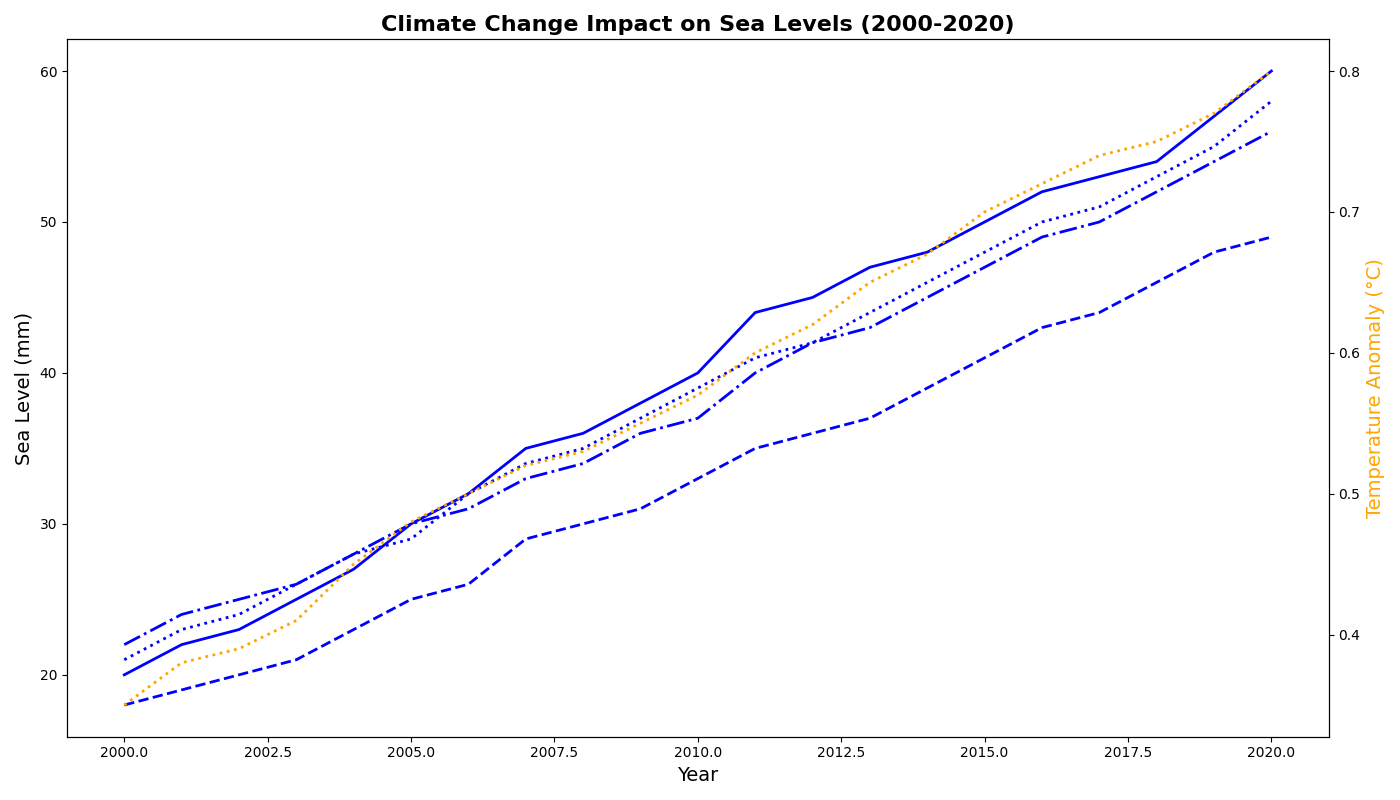

Write Python code to recreate this figure.
import numpy as np
import matplotlib.pyplot as plt

years = np.arange(2000, 2021)

sea_levels_global = np.array([20, 22, 23, 25, 27, 30, 32, 35, 36, 38, 40, 44, 45, 47, 48, 50, 52, 53, 54, 57, 60])
sea_levels_pacific = np.array([18, 19, 20, 21, 23, 25, 26, 29, 30, 31, 33, 35, 36, 37, 39, 41, 43, 44, 46, 48, 49])
sea_levels_atlantic = np.array([22, 24, 25, 26, 28, 30, 31, 33, 34, 36, 37, 40, 42, 43, 45, 47, 49, 50, 52, 54, 56])
sea_levels_indian = np.array([21, 23, 24, 26, 28, 29, 32, 34, 35, 37, 39, 41, 42, 44, 46, 48, 50, 51, 53, 55, 58])

temp_anomaly = np.array([0.35, 0.38, 0.39, 0.41, 0.45, 0.48, 0.50, 0.52, 0.53, 0.55, 0.57, 0.60, 0.62, 0.65, 0.67, 0.70, 0.72, 0.74, 0.75, 0.77, 0.80])

fig, ax1 = plt.subplots(figsize=(14, 8))

common_color = 'blue'

ax1.plot(years, sea_levels_global, color=common_color, linewidth=2)
ax1.plot(years, sea_levels_pacific, color=common_color, linestyle='--', linewidth=2)
ax1.plot(years, sea_levels_atlantic, color=common_color, linestyle='-.', linewidth=2)
ax1.plot(years, sea_levels_indian, color=common_color, linestyle=':', linewidth=2)

ax1.set_title('Climate Change Impact on Sea Levels (2000-2020)', fontsize=16, weight='bold')
ax1.set_xlabel('Year', fontsize=14)
ax1.set_ylabel('Sea Level (mm)', fontsize=14)

ax2 = ax1.twinx()
ax2.plot(years, temp_anomaly, color='orange', linestyle=':', linewidth=2)
ax2.set_ylabel('Temperature Anomaly (°C)', fontsize=14, color='orange')

fig.tight_layout()

plt.show()
